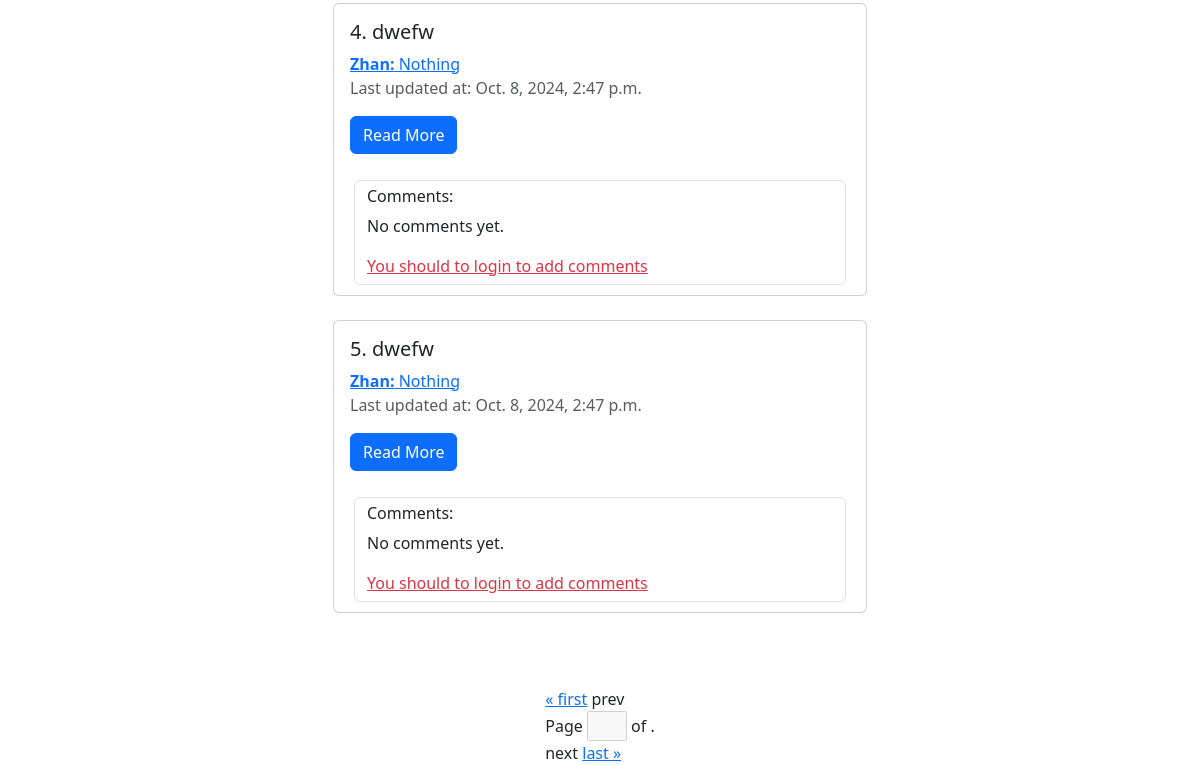
The app's page /posts/ (lower part), older data.
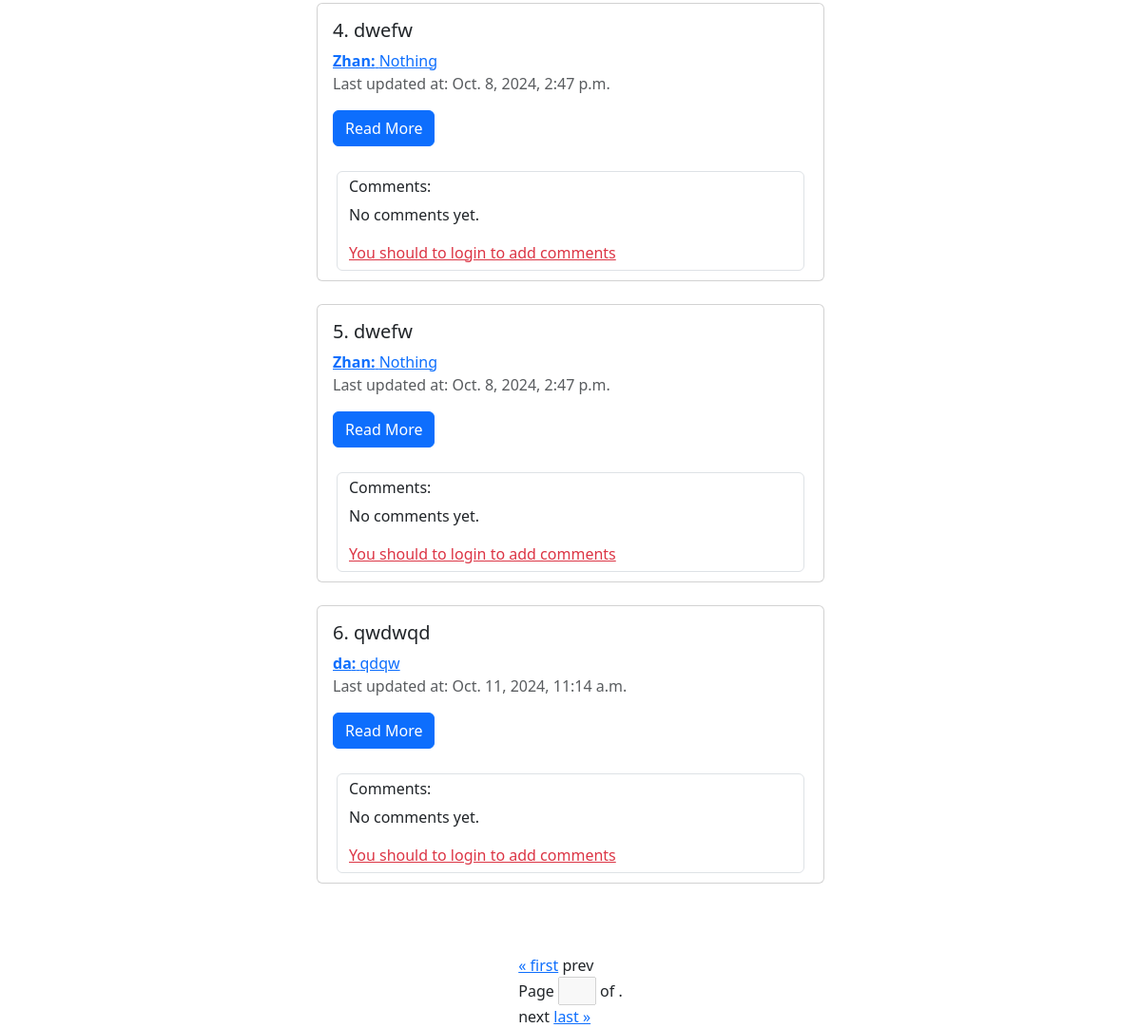
The same page, newer data.
### blog/models.py (models this page shows, shortened)
class Post(models.Model):
    title = models.CharField(max_length=200, null=True, blank=True)
    body = models.TextField(max_length=2000, null=False, blank=False)
    author = models.ForeignKey(User, on_delete=models.CASCADE, null=False, blank=False, related_name='posts')
    created_at = models.DateTimeField(auto_now_add=True, verbose_name="Created at")
    updated_at = models.DateTimeField(auto_now=True, verbose_name="Updated at")
    image = models.ImageField(upload_to='post-images', null=True, blank=True)

### blog/views.py (the view)
# urls.py: path('posts/', views.post_list_view, name='post-list'),
def post_list_view(request):
    search_value = request.GET.get('search', None)
    posts = Post.objects.all()
    if search_value:
        query = Q(title__icontains=search_value)
        posts = posts.filter(query)
    search_form = SearchForm(request.GET)
    context = {'posts': posts, 'search_form': search_form}
    return render(request, 'main-page/post/posts.html', context)

### blog/forms.py
class SearchForm(forms.Form):
    search = forms.CharField(max_length=100, label='search')

### templates/main-page/post/posts.html (shortened to what this page needs)
{% extends 'main-page/base.html' %}
{% block content %}
<div id="posts" class="container mt-5 w-50">
    <div class="row">
        {% for post in posts %}
            <div class="col-12 mb-4">
                <div class="card">
                    <div class="card-body">
                        <h5 class="card-title">{{ post.pk }}. {{ post.title }}</h5>
                        <a href="{% url 'profile' post.author.pk %}" class="card-text"><strong>{{ post.author }}:</strong> {{ post.body|truncatewords:50 }}</a>
                        <p class="text-muted">Last updated at: {{ post.created_at }}</p>
                        <a href="{% url 'post-detail' post.pk %}" class="btn btn-primary">Read More</a>
                    </div>
                <div  style="margin: 10px 20px">
                    <div class="form-control">
                    <h6>Comments:</h6>
                    {% if post.comments.all %}
                        {% for comment in post.comments.all %}
                            <div class="comment mb-2">
                                <strong>{{ comment.author }}:</strong> {{ comment.body }}
                            </div>
                        {% endfor %}
                    {% else %}
                        <p>No comments yet.</p>
                    {% endif %}
                    {% if request.user.is_authenticated %}
                        <a href="{% url 'comment-create' post.pk %}" class="text-secondary">Add comment</a>
                        {% else %}
                        <a href="{% url 'login' %}"  class="text-danger">You should to login to add comments</a>
                    {% endif %}
                        </div>
                    </div>
                </div>
            </div>
        {% endfor %}
    </div>
    {% include 'main-page/pagination.html' %}
</div>
{% endblock %}

### templates/main-page/base.html (shortened to what this page needs)
{% load static %}
<!DOCTYPE html>
<html lang="en">
<head>
    <link rel="stylesheet" href="{% static 'css/index.css' %}">
    <link href="https://cdn.jsdelivr.net/npm/bootstrap@5.3.2/dist/css/bootstrap.min.css" rel="stylesheet">
</head>
<body >
      <div class = "container pt-3">
          {% block content %}
          {% endblock %}
      </div>
</body>
</html>

### templates/main-page/pagination.html
<div class="pagination" style="justify-content: center; margin-top: 50px">
    <span class="step-links">
        <a href="?page=1">&laquo; first</a>
        {% if page_obj.has_previous %}
            <a href="?page={{ page_obj.previous_page_number }}">prev</a>
            {% else %}
            <span class="page-disabled">prev</span>
        {% endif %}
        <form class="current-page" method="get">
            <label for="page">
                Page <input type="text" name="page" id="page" value="{{ page_obj.number }}" style="width: 40px" disabled>
                of {{ page_obj.paginator.num_pages }}.
            </label>
        </form>
        {% if page_obj.has_next %}
            <a href="?page={{ page_obj.next_page_number }}">next</a>
            {% else %}
                <span class="page-disabled">next</span>
        {% endif %}
        <a href="?page={{ page_obj.paginator.num_pages }}">last &raquo;</a>
    </span>
</div>

Row changes from the older to the newer data that the page shows:
added Post: pk "6", title "qwdwqd", author "da", body "qdqw", created_at "Oct. 11, 2024, 11:14 a.m.", shows "No comments yet."
